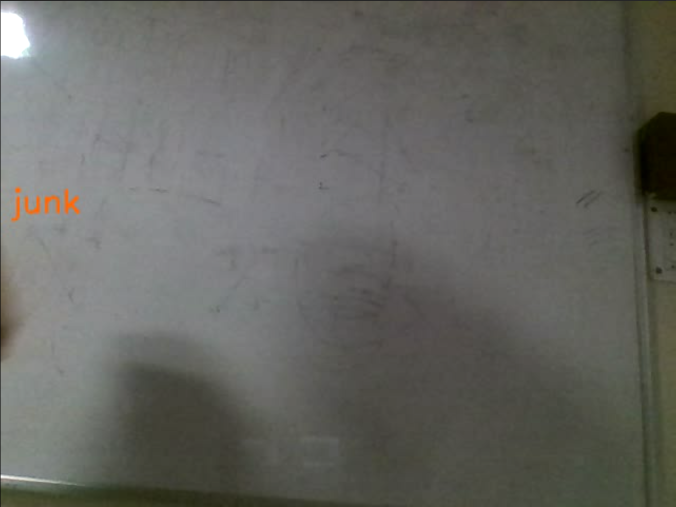
#> input picture white/w_junk.png, 1351 x 1013 px, given in place of record_0.avi, which was not available (shown at 1/2 size)
$ python extract.py
#> lines starting #> are read from the running program, lines starting #| are printed output that depends on the picture; after the words box and inside, x2 and y2 are one past the last pixel; in counts of white or black regions, pixels touching at a corner belong together; pictures that were not available may be replaced by others from this repository, and a replacement may not be noted
import cv2
import csv
import numpy as np

# previous	0
# next 		1
# stop		2
# junk		3
outfilename = 'labels2.csv'
data = [[]]
fps_needed = 10
filenames = ['plain_data/record_0.avi', 'plain_data/record_1.avi','plain_data/record_2.avi','plain_data/record_3.avi','plain_data/record_4.avi', 'plain_data/record_5.avi', 'plain_data/record_9.avi', 'plain_data/record_7.avi', 'plain_data/record_8.avi', 'plain_data/record_10.avi', 'plain_data/record_11.avi','plain_data/record_12.avi']
labels = [1,0,1,2,3,1,1,0,2,0,2,3]
filenames += ['plane/record_0.avi','plane/record_1.avi','plane/record_2.avi','plane/record_3.avi','plane/record_4.avi']
labels += [2,1,0,3,3]
i=0
for count in range(0,len(filenames)):
    filename = filenames[count]
    label = labels[count]
    cap= cv2.VideoCapture(filename)
    fps = cap.get(cv2.CAP_PROP_FPS)
    print("video fps = ", fps)
    mod = fps/fps_needed
    while(cap.isOpened()):
        ret, frame = cap.read()
#> frame is the input picture: shape (1013, 1351, 3); mean B, G, R 96.4, 101.1, 101
        if ret == False:
            break
        if (i%mod == 0):
            width = 50
            height = 50
            dim = (width, height)
            edged=cv2.Canny(frame,50,150)
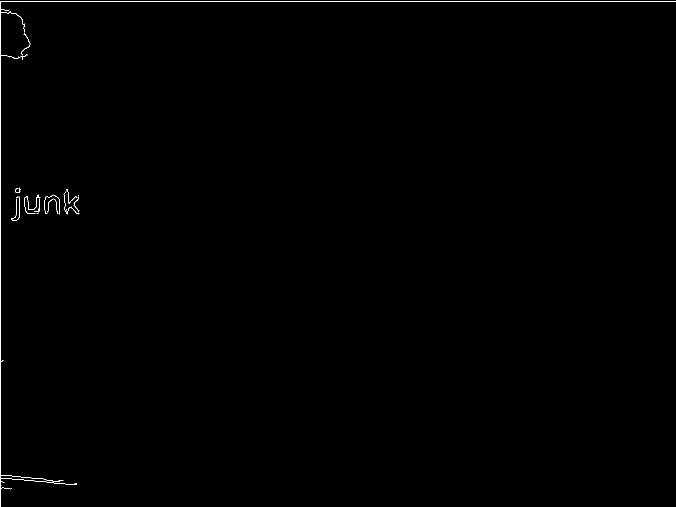
#> edged: shape (1013, 1351) (shown at 1/2 size); 0.27% white in thin lines or dots
            contours, hierarchy=cv2.findContours(edged,cv2.RETR_EXTERNAL,cv2.CHAIN_APPROX_NONE)
#> contours = 19 contours, 17 with area under 20; largest, box (x1, y1, x2, y2) and area: (0, 2, 1351, 1013) 42, (43, 66, 61, 111) 20
            cv2.drawContours(frame,contours,-1,(0,0,0),3)
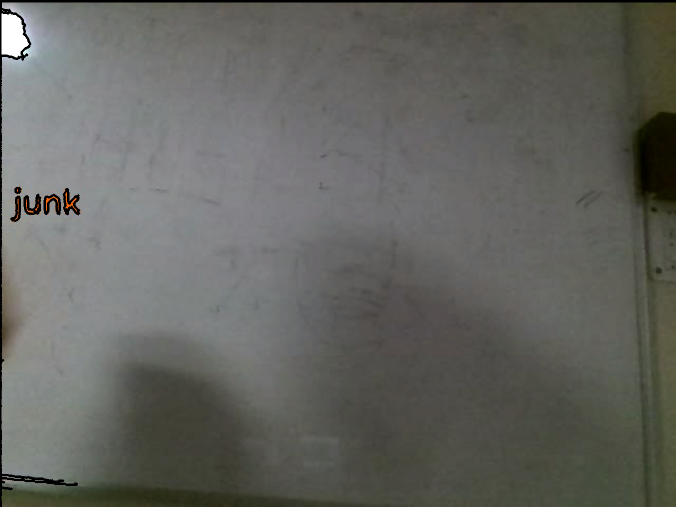
#> frame: shape (1013, 1351, 3) (shown at 1/2 size); 1.11% of pixels changed, all inside (x1, y1, x2, y2) = (0, 0, 1351, 1013)
            blur = cv2.blur(frame,(5,5))
            gray = cv2.cvtColor(blur,cv2.COLOR_BGR2GRAY)
            resized = cv2.resize(gray, dim, interpolation = cv2.INTER_AREA)
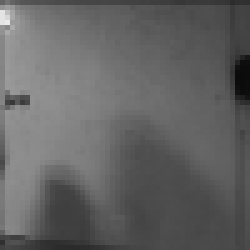
#> resized: shape (50, 50) (shown 5 times larger); min 11, max 233, mean 99.2
            out_fname = 'out/img'+str(i)+'.jpg'
            cv2.imwrite(out_fname,resized)
            data.append([out_fname,str(label)])
        i+=1
    cap.release()
    cv2.destroyAllWindows()
np.random.shuffle(data)
print(len(data))
wtr = csv.writer(open (outfilename, 'w'), delimiter=',', lineterminator='\n')
for x in data : wtr.writerow (x)

$ run again, on white/w_left.png
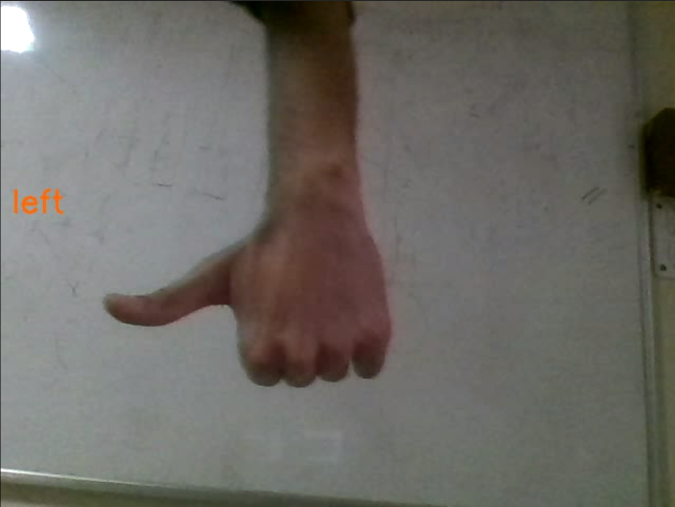
#> input picture white/w_left.png, 1349 x 1013 px, given in place of record_0.avi, which was not available (shown at 1/2 size)
#> frame is the input picture: shape (1013, 1349, 3); mean B, G, R 101, 106.3, 108.7
#> `edged=cv2.Canny(frame,50,150)`:
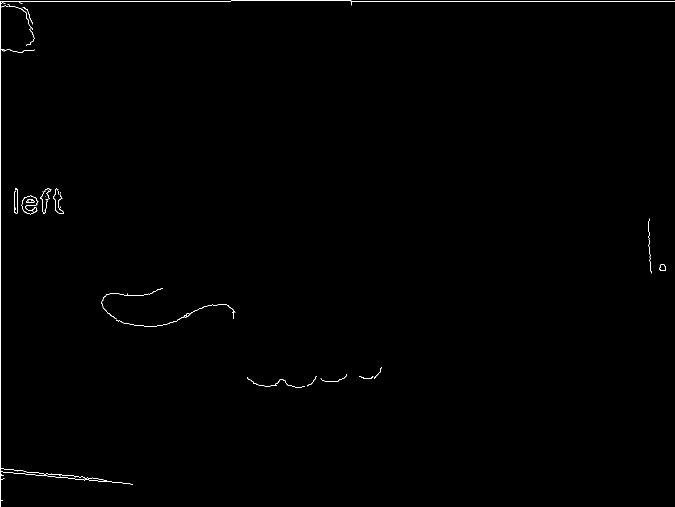
#> edged: shape (1013, 1349) (shown at 1/2 size); 0.36% white in thin lines or dots
#> contours = 40 contours, 33 with area under 20; largest, box (x1, y1, x2, y2) and area: (1319, 528, 1332, 542) 124, (52, 398, 69, 406) 84, (232, 609, 471, 654) 44, (43, 391, 77, 429) 41, (203, 582, 312, 639) 28, (0, 1, 1349, 1013) 28, (106, 377, 128, 428) 26
#> frame: shape (1013, 1349, 3); 1.46% of pixels changed, all inside (x1, y1, x2, y2) = (0, 0, 1349, 1013)
#> `resized = cv2.resize(gray, dim, interpolation = cv2.INTER_AREA)`:
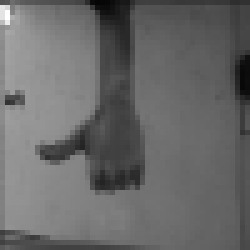
#> resized: shape (50, 50) (shown 5 times larger); min 5, max 255, mean 104.7

$ run again, on white/w_right.png
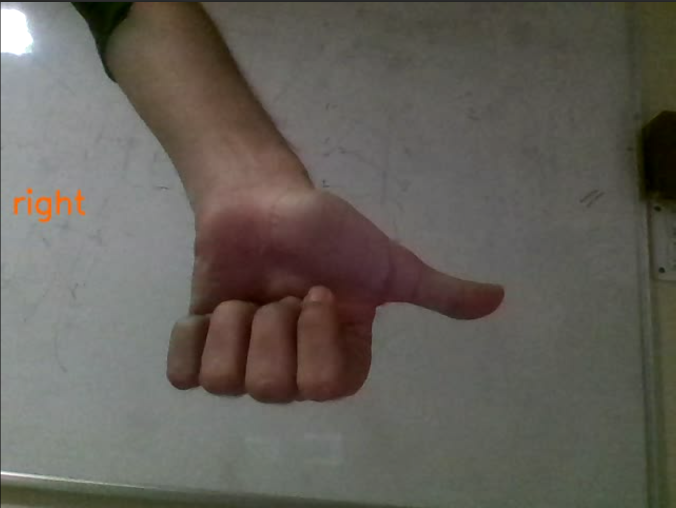
#> input picture white/w_right.png, 1351 x 1015 px, given in place of record_0.avi, which was not available (shown at 1/2 size)
#> frame is the input picture: shape (1015, 1351, 3); mean B, G, R 88.2, 95, 99
#> `edged=cv2.Canny(frame,50,150)`:
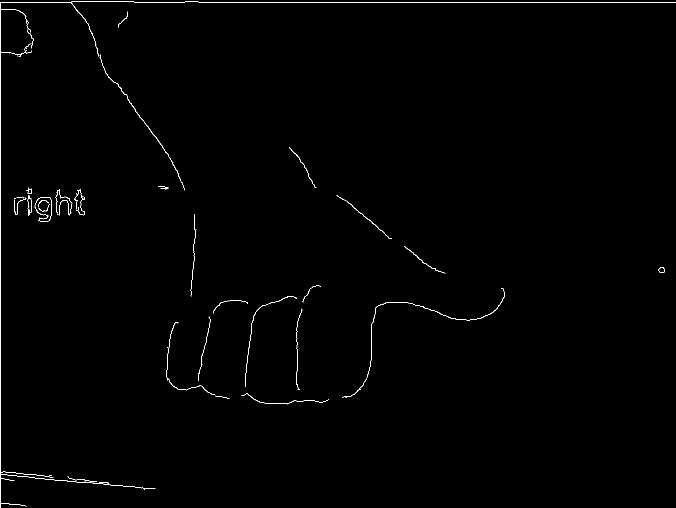
#> edged: shape (1015, 1351) (shown at 1/2 size); 0.53% white in thin lines or dots
#> contours = 54 contours, 43 with area under 20; largest, box (x1, y1, x2, y2) and area: (199, 109, 345, 323) 108, (1317, 535, 1330, 546) 102, (0, 3, 1351, 1015) 76, (673, 391, 783, 478) 65, (52, 375, 64, 388) 58
#> frame: shape (1015, 1351, 3); 2.23% of pixels changed, all inside (x1, y1, x2, y2) = (0, 1, 1351, 1015)
#> `resized = cv2.resize(gray, dim, interpolation = cv2.INTER_AREA)`:
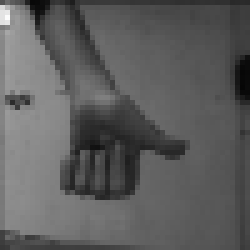
#> resized: shape (50, 50) (shown 5 times larger); min 6, max 251, mean 93.2

$ run again, on white/w_stop.png
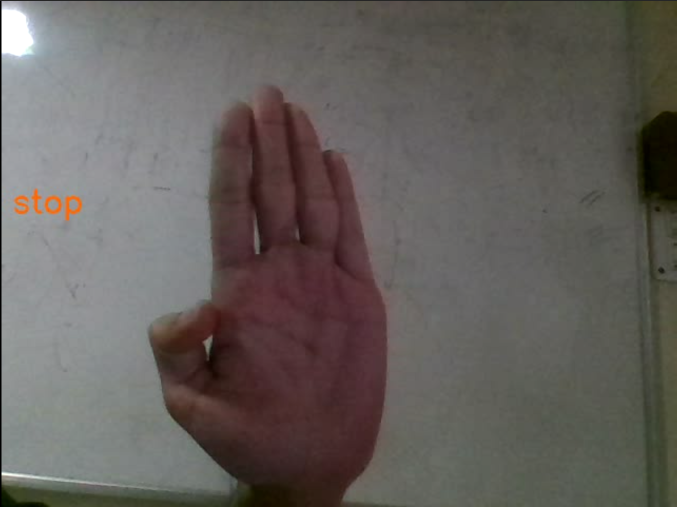
#> input picture white/w_stop.png, 1353 x 1013 px, given in place of record_0.avi, which was not available (shown at 1/2 size)
#> frame is the input picture: shape (1013, 1353, 3); mean B, G, R 91.6, 95.3, 100.4
#> `edged=cv2.Canny(frame,50,150)`:
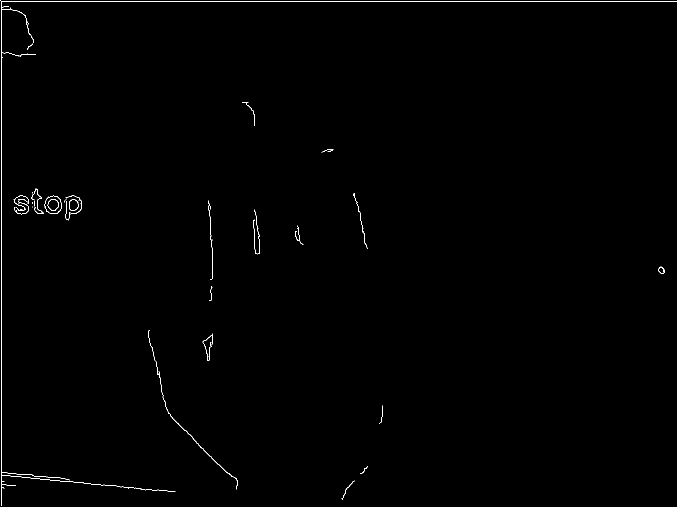
#> edged: shape (1013, 1353) (shown at 1/2 size); 0.4% white in thin lines or dots
#> contours = 53 contours, 47 with area under 20; largest, box (x1, y1, x2, y2) and area: (89, 391, 123, 428) 950, (138, 398, 158, 422) 342, (317, 743, 476, 979) 123, (27, 391, 58, 422) 24, (2, 2, 1353, 1012) 22, (405, 667, 426, 713) 21
#> frame: shape (1013, 1353, 3); 1.66% of pixels changed, all inside (x1, y1, x2, y2) = (0, 0, 1353, 1013)
#> `resized = cv2.resize(gray, dim, interpolation = cv2.INTER_AREA)`:
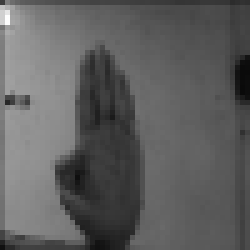
#> resized: shape (50, 50) (shown 5 times larger); min 10, max 254, mean 94.6
